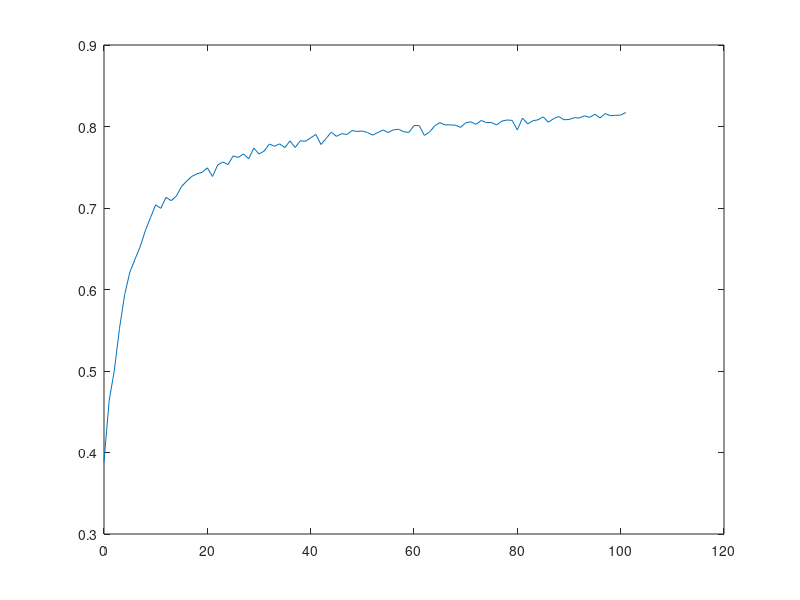

Source code (MATLAB):
epoch = [0:101];
vAc = [0.3889, 0.4637, 0.5008, 0.5524, 0.5937, 0.6212, 0.6372, 0.6525, 0.6722, 0.6883, 0.7039, 0.6996, 0.7131, 0.7090, 0.7147, 0.7263, 0.7330, 0.7388, 0.7419, 0.7438, 0.7493, 0.7387, 0.7527, 0.7565, 0.7533, 0.7639, 0.7621, 0.7664, 0.7605, 0.7735, 0.7663, 0.7698, 0.7785, 0.7758, 0.7787, 0.7742, 0.7823, 0.7743, 0.7825, 0.7819, 0.7861, 0.7903, 0.7779, 0.7854, 0.7931, 0.7879, 0.7913, 0.7902, 0.7950, 0.7939, 0.7945, 0.7926, 0.7894, 0.7926, 0.7958, 0.7926, 0.7958, 0.7967, 0.7936, 0.7927, 0.8011, 0.8011, 0.7891, 0.7931, 0.8008, 0.8047, 0.8020, 0.8020, 0.8017, 0.7989, 0.8045, 0.8058, 0.8026, 0.8074, 0.8049, 0.8049, 0.8020, 0.8066, 0.8080, 0.8075, 0.7958, 0.8104, 0.8031, 0.8071, 0.8082, 0.8118, 0.8053, 0.8095, 0.8123, 0.8083, 0.8086, 0.8108, 0.8104, 0.8131, 0.8112, 0.8151, 0.8105, 0.8159, 0.8132, 0.8137, 0.8140, 0.8172]

plot(epoch,vAc)